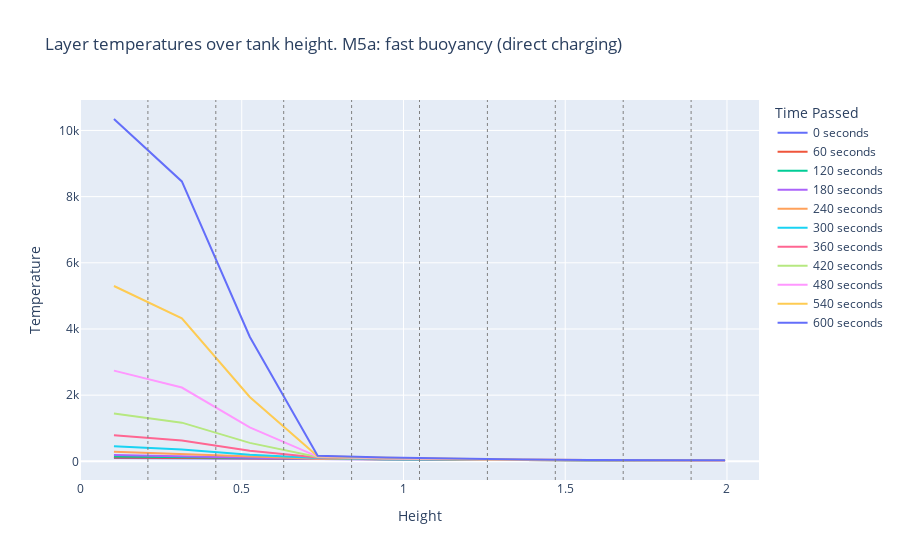

Write notebook code for a chart like this one.
### Code cell
print("beta_i", beta_i)
print("beta_top", beta_top)
print("beta_bottom", beta_bottom)

qloss = 138.75
Uwert = (qloss)/((P_i*z + 2*A_i)*(65-20))
Uwert2 = (qloss)/((P_i*z + A_i)*(65-20))
print("U-wert", Uwert)
print("U-wert2", Uwert2)
print("defined k_i", k_i)
"""
# MODEL 0 - only dif (no inputs)
tank_vector0 = HeatDistributionVector_model0(alpha, z, T_zero, dt)
stability0 = tank_vector0.stability_check()
if (stability0 == 0):
    # Solve for the temperatures
    final_temperature0, results0 = tank_vector0.vector_solve(num_steps)
    # Plot the results
    plot_results_height(results0, tank_vector0.heights, dt, z, dz, "Tank layer temperatures over tank height. M0: only heat diffusion (no input)")
    plot_results_time(results0, dt, "Temperature development of each layer over time. M0: only heat diffusion (no input)")
"""
"""
# MODEL 2 - heat losses (with inputs)
tank_vector2 = HeatDistributionVector_model2(alpha, beta_i, beta_bottom, beta_top, lambda_i, phi_i, z, T_a, T_zero, dt, Qdot, mdot, Tm)
stability2 = tank_vector2.stability_check()
if (stability2 == 0):
    # Solve for the temperatures
    final_temperature2, results2 = tank_vector2.vector_solve(num_steps)
    # Plot the results
    plot_results_height(results2, tank_vector2.heights, dt, z, dz, "M2: heat losses (with input), Layer temperatures over tank height. ")
    #plot_results_time(results2, dt, "Temperature development of each layer over time. M2: heat losses (with input)")


# MODEL 3 - slow buoy (no inputs)
tank_vector3 = HeatDistributionVector_model3(alpha, beta_i, beta_bottom, beta_top, lambda_i, phi_i, z, T_a, T_zero, dt, Qdot, mdot, Tm)
stability3 = tank_vector3.stability_check()
if (stability3 == 0):
    # Solve for the temperatures
    final_temperature3, results3 = tank_vector3.vector_solve(num_steps)
    # Plot the results
    plot_results_height(results3, tank_vector3.heights, dt, z, dz, "M3: slow buoyancy, Layer temperatures over tank height")
    #plot_results_time(results3, dt, "Temperature development of each layer over time. M3: slow buoyancy")


# MODEL 4a - fast buoy (with indirect charging input)
tank_vector4a = HeatDistributionVector_model4a(alpha, beta_i, beta_bottom, beta_top, lambda_i, phi_i, z, T_a, T_zero, dt, Qdot_char, mdot, Tm)
stability4a = tank_vector4a.stability_check()
if (stability4a == 0):
    # Solve for the temperatures
    final_temperature4, results4a = tank_vector4a.vector_solve(num_steps)
    # Plot the results
    plot_results_height(results4a, tank_vector4a.heights, dt, z, dz, "M4a: fast buoyancy (only indirect charging), Layer temperatures over tank height. ")
    #plot_results_time(results4a, dt, "M4a: fast buoyancy (only indirect charging), Temperature development of each layer over time.)")

# MODEL 4b - fast buoy (with indirect discharging input)
tank_vector4b = HeatDistributionVector_model4b(alpha, beta_i, beta_bottom, beta_top, lambda_i, phi_i, z, T_a, T_zero, dt, Qdot_dischar, mdot, Tm)
stability4b = tank_vector4b.stability_check()
if (stability4b == 0):
    # Solve for the temperatures
    final_temperature4b, results4b = tank_vector4b.vector_solve(num_steps)
    # Plot the results
    plot_results_height(results4b, tank_vector4b.heights, dt, z, dz, "M4b: fast buoyancy (only indirect discharging), Layer temperatures over tank height. ")
    #plot_results_time(results4b, dt, "M4b: fast buoyancy (only indirect discharging), Temperature development of each layer over time.)")

# MODEL 4c - fast buoy (qdot separate - with indirect charging and discharging input)
tank_vector4c = HeatDistributionVector_model4c(alpha, beta_i, beta_bottom, beta_top, lambda_i, phi_i, z, T_a, T_zero, dt, Qdot_char, Qdot_dischar, mdot, Tm)
stability4c = tank_vector4c.stability_check()
if (stability4c == 0):
    # Solve for the temperatures
    final_temperature4c, results4c = tank_vector4c.vector_solve(num_steps)
    # Plot the results
    plot_results_height(results4c, tank_vector4c.heights, dt, z, dz, "Layer temperatures over tank height. M4c: separate qdot")
    #plot_results_time(results4c, dt, "M4: fast buoyancy (only indirect charging), Temperature development of each layer over time.)")
    

# MODEL 4 - fast buoy (with indirect charging and discharging input)
tank_vector4 = HeatDistributionVector_model4(alpha, beta_i, beta_bottom, beta_top, lambda_i, phi_i, z, T_a, T_zero, dt, Qdot, mdot, Tm)
stability4 = tank_vector4.stability_check()
if (stability4 == 0):
    # Solve for the temperatures
    final_temperature4, results4 = tank_vector4.vector_solve(num_steps)
    # Plot the results
    plot_results_height(results4, tank_vector4.heights, dt, z, dz, "Layer temperatures over tank height. M4: fast buoyancy (indirect)")
    #plot_results_time(results4, dt, "M4: fast buoyancy (only indirect charging), Temperature development of each layer over time.)")
    
"""
# MODEL 5 - fast buoy (only direct charging)
tank_vector5a = HeatDistributionVector_model5a(alpha, beta_i, beta_bottom, beta_top, lambda_i, phi_i, z, T_a, T_zero, dt, Qdot, mdot_char, Tm_char)
stability5a = tank_vector5a.stability_check()
if (stability5a == 0):
    # Solve for the temperatures
    final_temperature5a, results5a = tank_vector5a.vector_solve(num_steps)
    # Plot the results
    plot_results_height(results5a, tank_vector5a.heights, dt, z, dz, "Layer temperatures over tank height. M5a: fast buoyancy (direct charging)")
    #plot_results_time(results4, dt, "M4: fast buoyancy (only indirect charging), Temperature development of each layer over time.)")

### Figure 1 — Plotly figure (JSON) as saved in the notebook; plotly's stock layout.template omitted (floating-point values rounded to 4 significant figures)
{"data": [{"mode": "lines", "name": "0 seconds", "type": "scatter", "x": [0.105, 0.3149, 0.5248, 0.7347, 0.9446, 1.154, 1.364, 1.574, 1.784, 1.994], "y": [100, 90, 80, 70, 60, 50, 40, 30, 20, 10]}, {"mode": "lines", "name": "60 seconds", "type": "scatter", "x": [0.105, 0.3149, 0.5248, 0.7347, 0.9446, 1.154, 1.364, 1.574, 1.784, 1.994], "y": [115.4, 100.7, 80.97, 70.0, 60.0, 50.0, 40.0, 30.0, 20, 15.0]}, {"mode": "lines", "name": "120 seconds", "type": "scatter", "x": [0.105, 0.3149, 0.5248, 0.7347, 0.9446, 1.154, 1.364, 1.574, 1.784, 1.994], "y": [143.6, 119.3, 87.27, 70.48, 60.0, 50.0, 40.0, 30.0, 22.5, 17.5]}, {"mode": "lines", "name": "180 seconds", "type": "scatter", "x": [0.105, 0.3149, 0.5248, 0.7347, 0.9446, 1.154, 1.364, 1.574, 1.784, 1.994], "y": [194.3, 154.7, 103.0, 73.63, 60.24, 50.0, 40.0, 31.25, 23.75, 20.0]}, {"mode": "lines", "name": "240 seconds", "type": "scatter", "x": [0.105, 0.3149, 0.5248, 0.7347, 0.9446, 1.154, 1.364, 1.574, 1.784, 1.994], "y": [286.8, 222.4, 137.5, 81.61, 61.82, 50.12, 40.62, 31.87, 25.63, 21.88]}, {"mode": "lines", "name": "300 seconds", "type": "scatter", "x": [0.105, 0.3149, 0.5248, 0.7347, 0.9446, 1.154, 1.364, 1.574, 1.784, 1.994], "y": [456.9, 358.7, 202.0, 99.67, 65.86, 51.22, 41.0, 33.13, 26.88, 23.75]}, {"mode": "lines", "name": "360 seconds", "type": "scatter", "x": [0.105, 0.3149, 0.5248, 0.7347, 0.9446, 1.154, 1.364, 1.574, 1.784, 1.994], "y": [789.5, 631.2, 321.8, 118.2, 75.45, 53.43, 42.17, 33.94, 28.44, 25.32]}, {"mode": "lines", "name": "420 seconds", "type": "scatter", "x": [0.105, 0.3149, 0.5248, 0.7347, 0.9446, 1.154, 1.364, 1.574, 1.784, 1.994], "y": [1446.0, 1169.0, 558.3, 132.3, 85.83, 58.81, 43.68, 35.31, 29.63, 26.88]}, {"mode": "lines", "name": "480 seconds", "type": "scatter", "x": [0.105, 0.3149, 0.5248, 0.7347, 0.9446, 1.154, 1.364, 1.574, 1.784, 1.994], "y": [2741.0, 2230.0, 1025.0, 144.6, 95.57, 64.76, 47.06, 36.65, 31.09, 28.25]}, {"mode": "lines", "name": "540 seconds", "type": "scatter", "x": [0.105, 0.3149, 0.5248, 0.7347, 0.9446, 1.154, 1.364, 1.574, 1.784, 1.994], "y": [5299.0, 4325.0, 1947.0, 155.7, 104.7, 71.31, 50.71, 39.08, 32.45, 29.67]}, {"mode": "lines", "name": "600 seconds", "type": "scatter", "x": [0.105, 0.3149, 0.5248, 0.7347, 0.9446, 1.154, 1.364, 1.574, 1.784, 1.994], "y": [10350.0, 8460.0, 3765.0, 166.0, 113.5, 77.69, 55.19, 41.58, 34.37, 31.06]}], "layout": {"legend": {"title": {"text": "Time Passed"}}, "shapes": [{"line": {"color": "grey", "dash": "dot", "width": 1}, "type": "line", "x0": 0.2099, "x1": 0.2099, "xref": "x", "y0": 0, "y1": 1, "yref": "paper"}, {"line": {"color": "grey", "dash": "dot", "width": 1}, "type": "line", "x0": 0.4198, "x1": 0.4198, "xref": "x", "y0": 0, "y1": 1, "yref": "paper"}, {"line": {"color": "grey", "dash": "dot", "width": 1}, "type": "line", "x0": 0.6297, "x1": 0.6297, "xref": "x", "y0": 0, "y1": 1, "yref": "paper"}, {"line": {"color": "grey", "dash": "dot", "width": 1}, "type": "line", "x0": 0.8396, "x1": 0.8396, "xref": "x", "y0": 0, "y1": 1, "yref": "paper"}, {"line": {"color": "grey", "dash": "dot", "width": 1}, "type": "line", "x0": 1.05, "x1": 1.05, "xref": "x", "y0": 0, "y1": 1, "yref": "paper"}, {"line": {"color": "grey", "dash": "dot", "width": 1}, "type": "line", "x0": 1.259, "x1": 1.259, "xref": "x", "y0": 0, "y1": 1, "yref": "paper"}, {"line": {"color": "grey", "dash": "dot", "width": 1}, "type": "line", "x0": 1.469, "x1": 1.469, "xref": "x", "y0": 0, "y1": 1, "yref": "paper"}, {"line": {"color": "grey", "dash": "dot", "width": 1}, "type": "line", "x0": 1.679, "x1": 1.679, "xref": "x", "y0": 0, "y1": 1, "yref": "paper"}, {"line": {"color": "grey", "dash": "dot", "width": 1}, "type": "line", "x0": 1.889, "x1": 1.889, "xref": "x", "y0": 0, "y1": 1, "yref": "paper"}], "title": {"text": "Layer temperatures over tank height. M5a: fast buoyancy (direct charging)"}, "xaxis": {"range": [0, 2.099], "title": {"text": "Height"}}, "yaxis": {"title": {"text": "Temperature"}}}}
